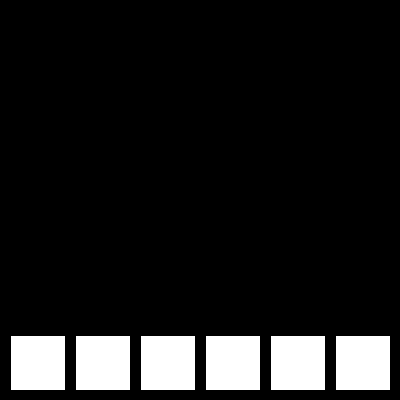
Frame 1 (no input)
Frame 60 (the mouse pressed at the canvas centre just before this capture): identical to frame 1, image omitted
Frame 120 (the mouse held since frame 60 and released just before this capture): identical to frame 1, image omitted

The Processing sketch that drew this single still picture (run headless with seeded random() and noise(); from frame 60 on, the mouse is pressed at the canvas centre):

// Processing sketch: DnD_Terning
// ── DnD_Terning.pde
int btSize = 55;
int bt1X = 10;
int bt2X = 2*bt1X+btSize;
int bt3X = 3*bt1X+2*btSize;
int bt4X = 4*bt1X+3*btSize;
int bt5X = 5*bt1X+4*btSize;
int bt6X = 6*bt1X+5*btSize;

void setup () {
  size (400, 400);
  
  textSize(50);
  textAlign(CENTER);
  background(0);
}

void draw () {
  
  // Dice Buttons
  fill(255);
  rect(bt1X, height-65, btSize, btSize);
  rect(bt2X, height-65, btSize, btSize);
  rect(bt3X, height-65, btSize, btSize);
  rect(bt4X, height-65, btSize, btSize);
  rect(bt5X, height-65, btSize, btSize);
  rect(bt6X, height-65, btSize, btSize);
  
  Dice();
  
}
  
  
  
void Dice () {
  if (mousePressed) {
    
    if ((mouseX > bt1X && mouseX < bt1X+55) && mouseY > height-65 && mouseY < height-10) {
   
         background(0);
  
       int d = 4;
         text("D" + d, width/2, height/2 - 100);
         text(int(random(1, d+1)), width/2, height/2);
    
    } else if ((mouseX > bt2X && mouseX < bt2X+55) && mouseY > height-65 && mouseY < height-10) {
   
         background(0);
  
       int d = 6;
         text("D" + d, width/2, height/2 - 100);
         text(int(random(1, d+1)), width/2, height/2);
    
    } else if ((mouseX > bt3X && mouseX < bt3X+55) && mouseY > height-65 && mouseY < height-10) {
   
         background(0);
  
       int d = 8;
         text("D" + d, width/2, height/2 - 100);
         text(int(random(1, d+1)), width/2, height/2);
    
    } else if ((mouseX > bt4X && mouseX < bt5X+55) && mouseY > height-65 && mouseY < height-10) {
   
         background(0);
  
       int d = 10;
         text("D" + d, width/2, height/2 - 100);
         text(int(random(1, d+1)), width/2, height/2);
         
    } else if ((mouseX > bt5X && mouseX < bt5X+55) && mouseY > height-65 && mouseY < height-10) {
  
         background(0);
  
       int d = 12;
         text("D" + d, width/2, height/2 - 100);
         text(int(random(1, d+1)), width/2, height/2);
         
     } else if ((mouseX > bt6X && mouseX < bt6X+55) && mouseY > height-65 && mouseY < height-10) {
   
         background(0);
  
       int d = 20;
         text("D" + d, width/2, height/2 - 100);
         text(int(random(1, d+1)), width/2, height/2);
     }
  }
  
  
//  20, 10, 12, 8, 4, 6
   
   if (keyPressed) {
     if (key == '1') {
  background(0);
       
       int d = 4;
         text("D" + d, width/2, height/2 - 100);
         text(int(random(1, d+1)),width/2, height/2);
       
     } else if (key == '2') {
  background(0);
  
       int d = 6;
         text("D" + d, width/2, height/2 - 100);
         text(int(random(1, d+1)), width/2, height/2);
       
     } else if (key == '3') {
  background(0);
  
       int d = 8;
         text("D" + d, width/2, height/2 - 100);
         text(int(random(1, d+1)), width/2, height/2);
       
     } else if (key == '4') {
  background(0);
  
       int d = 10;
         text("D" + d, width/2, height/2 - 100);
         text(int(random(1, d+1)), width/2, height/2);
       
     } else if (key == '5') {
       textSize(50);
  textAlign(CENTER);
  background(0);
  
       int d = 12;
         text("D" + d, width/2, height/2 - 100);
         text(int(random(1, d+1)), width/2, height/2);
       
     } else if (key == '6') {
  background(0);
  
       int d = 20;
         text("D" + d, width/2, height/2 - 100);
         text(int(random(1, d+1)), width/2, height/2);
    }  
  }  
}
